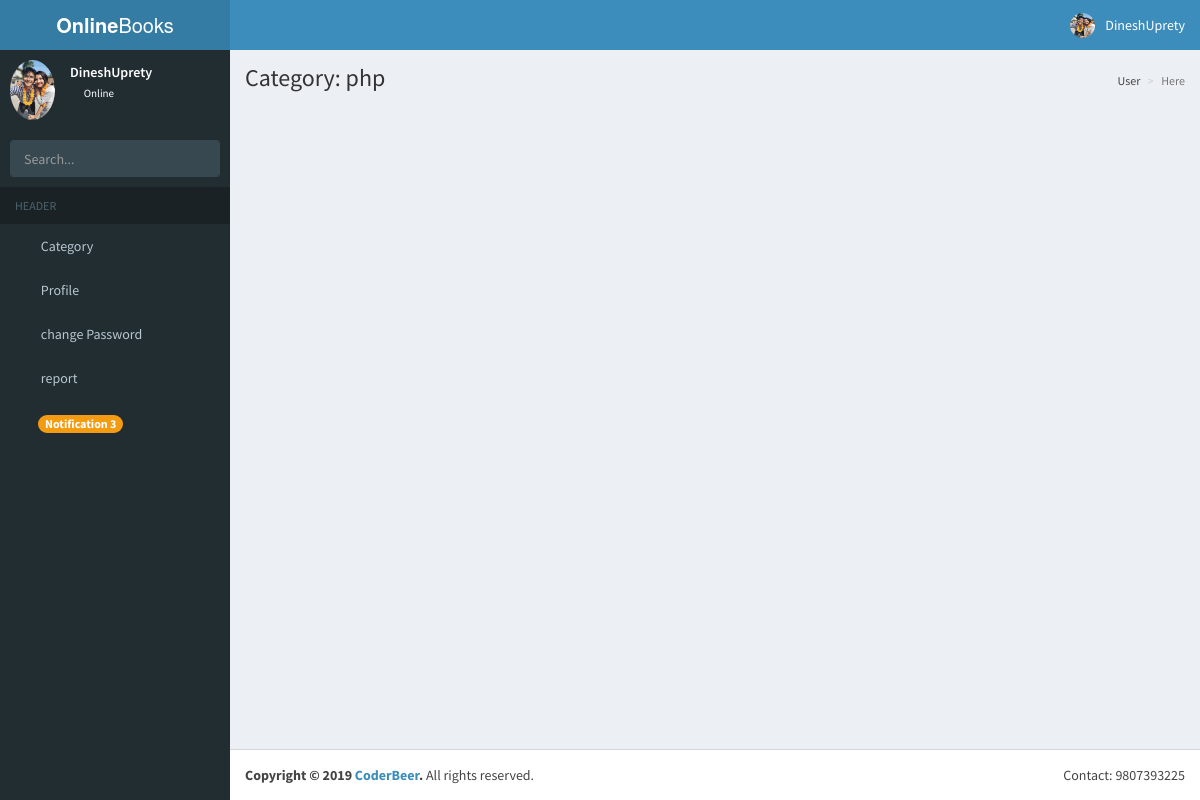
Page /categories.php?id=1 (signed in) on the committed database.
### tables this page shows
CREATE TABLE `user` (
  `id` int(11) NOT NULL,
  `name` varchar(50) NOT NULL,
  `email` varchar(50) NOT NULL,
  `password` varchar(50) NOT NULL,
  `verification_id` bigint(20) NOT NULL,
  `verification_status` int(11) NOT NULL,
  `date` varchar(255) NOT NULL,
  `img` varchar(255) NOT NULL DEFAULT 'avatar04.png'
);

CREATE TABLE `categories` (
  `cat_id` int(11) NOT NULL,
  `cat_title` varchar(255) NOT NULL
);

### categories.php (the view, shortened to what this page needs)
<?php require_once('./include/header.php'); ?>
<?php
        if(isset($_GET['id'])){
          $id =$_GET['id'];
          $select ="SELECT * FROM categories WHERE cat_id = :id";
          $stmt=$pdo->prepare($select);
          $stmt->execute([':id'=>$id]);
        while($cat=$stmt->fetch(PDO::FETCH_ASSOC)){
            $cat_t=$cat['cat_title'];
        }
      }
?>
 <?php require_once('./include/navigation.php'); ?>
  <div class="content-wrapper">
    <section class="content-header">
      <h1>
        Category: <?php echo $cat_t;?>
      </h1>
      <ol class="breadcrumb">
        <li><a href="index.php"><i class="fa fa-dashboard"></i>User</a></li>
        <li class="active">Here</li>
      </ol>
    </section>
    <section class="content container-fluid">
    </section>
  </div>
 <?php require_once('./include/footer.php'); ?>

### include/navigation.php (shortened to what this page needs)
<body class="hold-transition skin-blue sidebar-mini">
                    <?php
                    if(isset($_SESSION['id'])){
                      $iid=$_SESSION['id'];
                      $select1=$pdo->prepare("select * from user where id=:iid");
                      $select1->execute([':iid'=>$iid]);
                     while($row=$select1->fetch(PDO::FETCH_ASSOC)){
                      $_SESSION['name']=$name=$row['name'];
                      $image=$row['img'];
                      $_SESSION['image']=$row['img'];?>
        <div class="wrapper">
  <header class="main-header">
    <a href="index.php" class="logo">
      <span class="logo-lg"><b>Online</b>Books</span>
    </a>
    <nav class="navbar navbar-static-top" role="navigation">
      <a href="#" class="sidebar-toggle" data-toggle="push-menu" role="button">
      </a>
      <div class="navbar-custom-menu">
        <ul class="nav navbar-nav">
          <li class="dropdown user user-menu">
            <a href="#" class="dropdown-toggle" data-toggle="dropdown">
              <img src="img/<?php echo $image;?>" class="user-image" alt="User Image">
              <span class="hidden-xs"><?php echo $name;?></span>
            </a>
          </li>
        </ul>
      </div>
    </nav>
  </header>
      <aside class="main-sidebar">
    <section class="sidebar">
      <div class="user-panel">
        <div class="pull-left image">
          <img src="img/<?php echo $image?>" class="img-circle" alt="User Image">
        </div>
        <div class="pull-left info">
          <p><?php echo $name; ?></p>
          <a href="index.php"><i class="fa fa-circle text-success"></i> Online</a>
        </div>
      </div>
      <form action="search.php" method="POST" class="sidebar-form">
        <div class="input-group">
          <input type="text" name="val" class="form-control" placeholder="Search...">
          <span class="input-group-btn">
              <button type="submit" id="search-btn" class="btn btn-flat"><i class="fa fa-search"></i>
              </button>
            </span>
        </div>
      </form>
      <ul class="sidebar-menu" data-widget="tree">
        <li class="header">HEADER</li>
        <li class="treeview">
          <a href="#"><i class="fa fa-list"></i> <span>Category</span>
            <span class="pull-right-container">
                <i class="fa fa-angle-left pull-right"></i>
              </span>
          </a>
        </li>
        <li><a href="profile.php"><i class="fa fa-folder"></i> <span>Profile</span></a></li>
        <li><a href="pwchange.php"><i class="fa fa-laptop"></i> <span>change Password</span></a></li>
        <li><a href="report.php"><i class="fa fa-font"></i> <span>report</span></a></li>
        <li><a href="notification.php"><i class="fa fa-bullhorn"></i><span class="badge bg-yellow"> Notification <?php
                $select2=$pdo->prepare("select * from notification");
                $select2->execute();
               echo $count=$select2->rowCount();
              ?> </span></a></li>
      </ul>
    </section>
  </aside>
  <?php }
                    }
  ?>

### rows in the picture
user: img (picture), name "DineshUprety", rowCount "3"
categories: cat_title "php"
